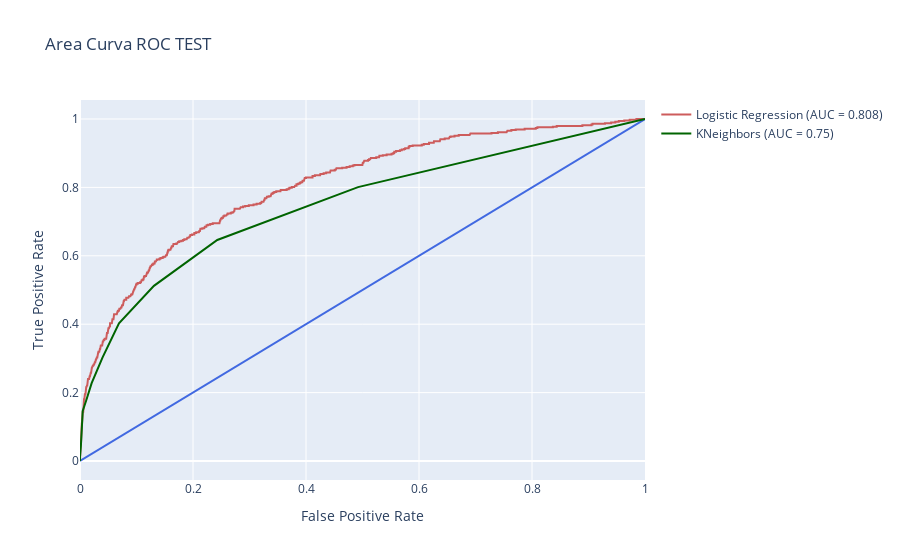

The notebook cell saved with this chart:
### Markdown cell above
## kNN

### Code cell
best_kNN = hyperparameters_optimization(model = KNeighborsClassifier(), num_folds = 3,
                                        param_grid = dict(n_neighbors=[3,5,7,9,11]), 
                                        X_train = X_train_final, y_train = y_train_final, grid = True)

y_test_pred_knn, y_test_proba_knn, auc_score_knn = train_model_predict(best_kNN, X_test)

fpr, tpr, thresholds = roc_curve(y_test, y_test_proba_knn[:,1])
legend_curve = 'KNeighbors (AUC = ' + str(auc_score_knn) + ')'
auc_curve.add_trace(go.Scatter(x=fpr, y=tpr, name=legend_curve, mode='lines', line=dict(color='darkgreen')))

### Figure 1 — Plotly figure (JSON) as saved in the notebook; plotly's stock layout.template omitted (floating-point values rounded to 4 significant figures; data arrays with more than 128 entries replaced by an {"elided": "..."} marker saying what was removed)
{"data": [{"line": {"color": "indianred"}, "mode": "lines", "name": "Logistic Regression (AUC = 0.808)", "type": "scatter", "x": {"elided": "690 float values"}, "y": {"elided": "690 float values"}}, {"line": {"color": "royalblue"}, "mode": "lines", "showlegend": false, "type": "scatter", "x": [0, 1], "y": [0, 1]}, {"line": {"color": "darkgreen"}, "mode": "lines", "name": "KNeighbors (AUC = 0.75)", "type": "scatter", "x": [0, 0, 0.001611, 0.0029, 0.004834, 0.01096, 0.02063, 0.03996, 0.06897, 0.1308, 0.243, 0.4921, 1], "y": [0, 0.0122, 0.04472, 0.09756, 0.1463, 0.1768, 0.2276, 0.3028, 0.4024, 0.5122, 0.6463, 0.8008, 1]}], "layout": {"title": {"text": "Area Curva ROC TEST"}, "xaxis": {"title": {"text": "False Positive Rate"}}, "yaxis": {"title": {"text": "True Positive Rate"}}}}
